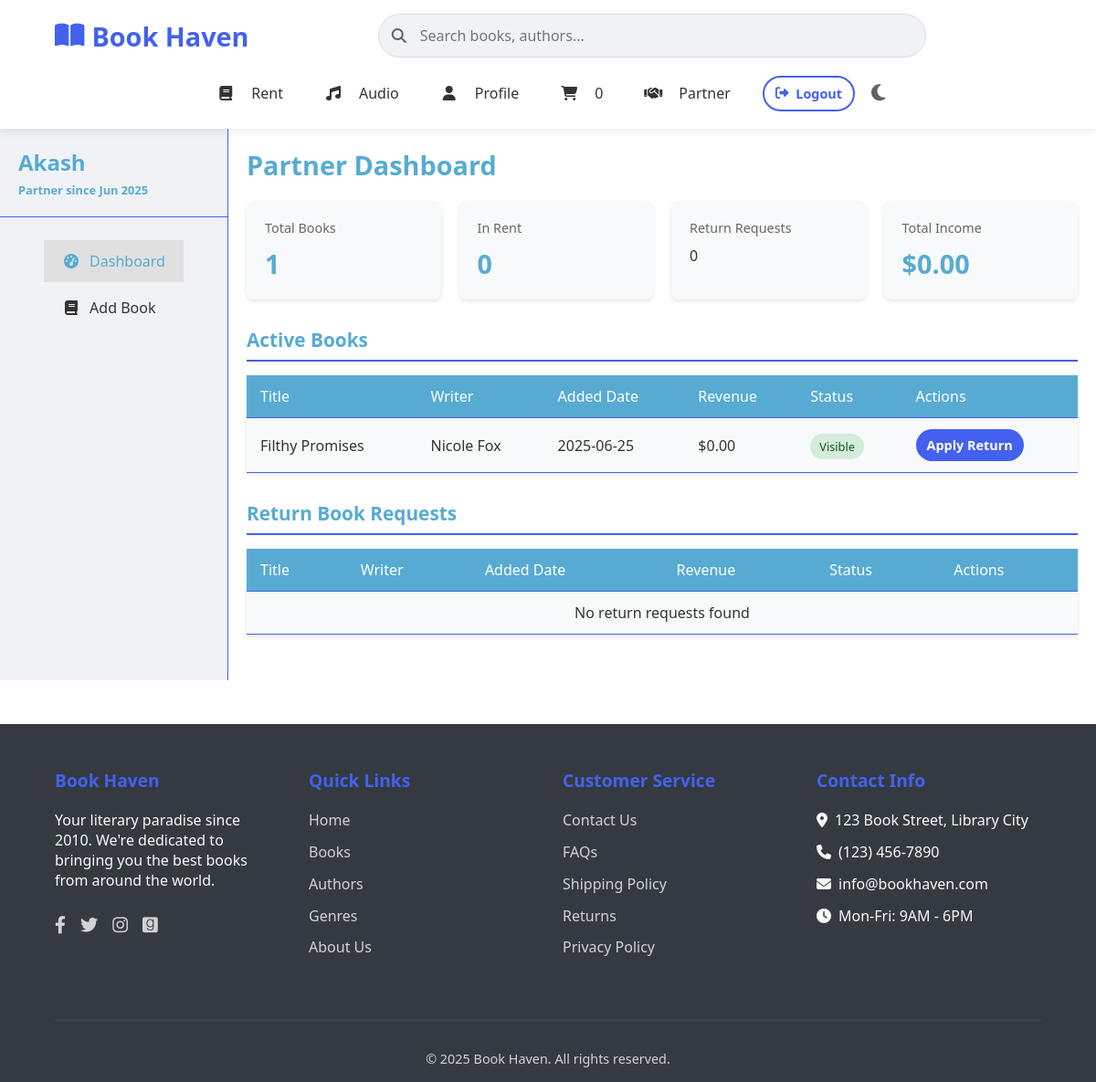
The page /php/partner_dashboard.php (signed in) on the database its author committed.
### tables this page shows
CREATE TABLE `partners` (
  `partner_id` int(11) NOT NULL,
  `user_id` int(11) NOT NULL,
  `status` enum('pending','approved','suspended') DEFAULT 'pending',
  `income` int(11) DEFAULT NULL,
  `joined_at` datetime DEFAULT current_timestamp()
);

CREATE TABLE `users` (
  `user_id` int(11) NOT NULL,
  `username` varchar(50) NOT NULL,
  `email` varchar(100) NOT NULL,
  `pass` varchar(255) NOT NULL,
  `user_profile` varchar(255) DEFAULT NULL,
  `create_time` datetime DEFAULT current_timestamp(),
  `update_time` datetime DEFAULT current_timestamp() ON UPDATE current_timestamp(),
  `email_verified` tinyint(1) DEFAULT 0,
  `two_step_verification` tinyint(1) DEFAULT 0,
  `last_login` datetime DEFAULT NULL,
  `login_count` int(11) DEFAULT 0
);

CREATE TABLE `partner_books` (
  `id` int(11) NOT NULL,
  `partner_id` int(11) NOT NULL,
  `rent_book_id` int(11) NOT NULL,
  `added_at` datetime DEFAULT current_timestamp(),
  `revenue` int(11) DEFAULT NULL,
  `status` enum('pending','visible','on rent','return apply','return') NOT NULL DEFAULT 'pending',
  `retuen_date` date DEFAULT NULL
);

CREATE TABLE `rent_books` (
  `rent_book_id` int(11) NOT NULL,
  `title` varchar(255) NOT NULL,
  `writer` varchar(255) NOT NULL,
  `genre` varchar(255) NOT NULL,
  `language` varchar(100) DEFAULT NULL,
  `poster_url` varchar(255) DEFAULT NULL,
  `description` text DEFAULT NULL,
  `created_at` datetime DEFAULT current_timestamp(),
  `updated_at` datetime DEFAULT current_timestamp() ON UPDATE current_timestamp()
);

### php/partner_dashboard.php (the view, shortened to what this page needs)
<?php
require_once('../db_connection.php');
$session_user_id = $_SESSION['user_id'];
$partner_query = "
    SELECT p.partner_id, p.user_id, p.status, p.income, p.joined_at, u.username
    FROM partners p
    JOIN users u ON p.user_id = u.user_id
    WHERE p.user_id = ?
";
$stmt = $conn->prepare($partner_query);
$stmt->bind_param("i", $session_user_id);
$stmt->execute();
$partner_result = $stmt->get_result();
$partner = $partner_result->fetch_assoc();
    ?>
    <?php
$partner_id = $partner['partner_id'];
$active_books_query = "
    SELECT pb.id, pb.revenue, pb.status, pb.added_at,
           rb.title, rb.writer, rb.genre
    FROM partner_books pb
    JOIN rent_books rb ON pb.rent_book_id = rb.rent_book_id
    WHERE pb.partner_id = ? AND pb.status IN ('visible', 'on rent', 'pending')
";
$stmt = $conn->prepare($active_books_query);
$stmt->bind_param("i", $partner_id);
$stmt->execute();
$active_books = $stmt->get_result()->fetch_all(MYSQLI_ASSOC);
$return_books_query = "
    SELECT pb.id, pb.revenue, pb.status, pb.added_at,
           rb.title, rb.writer, rb.genre
    FROM partner_books pb
    JOIN rent_books rb ON pb.rent_book_id = rb.rent_book_id
    WHERE pb.partner_id = ? AND pb.status IN ('return apply', 'return')
";
$stmt = $conn->prepare($return_books_query);
$stmt->bind_param("i", $partner_id);
$stmt->execute();
$return_books = $stmt->get_result()->fetch_all(MYSQLI_ASSOC);
$total_books    = count($active_books) + count($return_books);
$in_rent        = 0;
$return_requests = 0;
$total_income   = 0;
?>
<!DOCTYPE html>
<html lang="en">
<head>
    <link rel="stylesheet" href="https://cdnjs.cloudflare.com/ajax/libs/font-awesome/6.0.0-beta3/css/all.min.css">
</head>
<body>
<?php include_once("../header.php"); ?>
<main>
    <aside>
        <div class="nav-logo">
            <?php echo htmlspecialchars($partner['username']); ?>
            <div style="font-size: 0.8rem; margin-top: 5px;">
                Partner since <?php echo date('M Y', strtotime($partner['joined_at'])); ?>
            </div>
        </div>
        <nav>
            <ul>
                <li><a href="#" class="active"><i class="fas fa-tachometer-alt"></i> Dashboard</a></li>
                <li><a href="partner_add_books.php"><i class="fas fa-book"></i> Add Book</a></li>
            </ul>
        </nav>
    </aside>
    <div class="main-content">
        <div class="dashboard-header">
            <h1 class="dashboard-title">Partner Dashboard</h1>
        </div>
        <div class="stats-container">
            <div class="stat-card">
                <div class="stat-title">Total Books</div>
                <div class="stat-value"><?php echo $total_books; ?></div>
            </div>
            <div class="stat-card">
                <div class="stat-title">In Rent</div>
                <div class="stat-value"><?php echo $in_rent; ?></div>
            </div>
            <div class="stat-card">
                <div class="stat-title">Return Requests</div>
                <div class="stat-value\ ?>"><?php echo $return_requests; ?></div>
            </div>
            <div class="stat-card">
                <div class="stat-title">Total Income</div>
                <div class="stat-value">$<?php echo number_format($total_income, 2); ?></div>
            </div>
        </div>
        <h2 class="section-title">Active Books</h2>
        <table>
            <thead>
                <tr>
                    <th>Title</th><th>Writer</th><th>Added Date</th><th>Revenue</th><th>Status</th><th>Actions</th>
                </tr>
            </thead>
            <tbody>
                <?php if ($active_books): ?>
                    <?php foreach ($active_books as $book): ?>
                        <tr>
                            <td><?php echo htmlspecialchars($book['title']); ?></td>
                            <td><?php echo htmlspecialchars($book['writer']); ?></td>
                            <td><?php echo date('Y-m-d', strtotime($book['added_at'])); ?></td>
                            <td>$<?php echo number_format($book['revenue'] ?? 0, 2); ?></td>
                            <td>
                                <?php
                                $class = '';
                                switch ($book['status']) {
                                    case 'visible': $class = 'status-available'; break;
                                }
                                ?>
                                <span class="status <?php echo $class; ?>"><?php echo ucfirst($book['status']); ?></span>
                            </td>
                            <td>
                                <button type="button" class="btn btn-primary btn-sm" onclick="handleApplyReturn(<?php echo $book['id']; ?>, '<?php echo $book['status']; ?>')">Apply Return</button>
                            </td>
                        </tr>
                    <?php endforeach; ?>
                <?php else: ?>
                    <tr><td colspan="6" style="text-align:center;">No active books found</td></tr>
                <?php endif; ?>
            </tbody>
        </table>
        <h2 class="section-title">Return Book Requests</h2>
        <table>
            <thead>
                <tr>
                    <th>Title</th><th>Writer</th><th>Added Date</th><th>Revenue</th><th>Status</th><th>Actions</th>
                </tr>
            </thead>
            <tbody>
                <?php if ($return_books): ?>
                    <?php foreach ($return_books as $book): ?>
                        <tr>
                            <td><?php echo htmlspecialchars($book['title']); ?></td>
                            <td><?php echo htmlspecialchars($book['writer']); ?></td>
                            <td><?php echo date('Y-m-d', strtotime($book['added_at'])); ?></td>
                            <td>$<?php echo number_format($book['revenue'] ?? 0, 2); ?></td>
                            <td><span class="status status-return"><?php echo ucfirst(str_replace('_', ' ', $book['status'])); ?></span></td>
                            <td>
                                <form method="POST" style="display:inline;">
                                    <input type="hidden" name="book_id" value="<?php echo $book['id']; ?>">
                                    <button type="submit" name="delete_return" class="btn btn-danger btn-sm">Delete</button>
                                </form>
                            </td>
                        </tr>
                    <?php endforeach; ?>
                <?php else: ?>
                    <tr><td colspan="6" style="text-align:center;">No return requests found</td></tr>
                <?php endif; ?>
            </tbody>
        </table>
    </div>
</main>
<?php include_once("../footer.php"); ?>
</body>
</html>

### php/partner_dashboard.php (style rules this page uses)
:root { --primary-color: #57abd2; --secondary-color: #f8f5fc; --accent-color: rgb(223, 219, 227); --text-color: #333; --light-purple: #e6d9f2; --dark-text: #212529; --light-text: #f8f9fa; --card-bg: #f8f9fa; --aside-bg: #f0f2f5; --nav-hover: #e0e0e0; --column-hover: #cee9ea; }
* { margin: 0; padding: 0; box-sizing: border-box; font-family: 'Segoe UI', Tahoma, Geneva, Verdana, sans-serif; }
body { display: flex; flex-direction: column; min-height: 100vh; background-color: var(--secondary-color); color: var(--text-color); }
main { display: flex; flex: 1; }
aside { width: 250px; background-color: var(--aside-bg); padding: 20px 0; border-right: 1px solid var(--accent-color); }
.nav-logo { padding: 0 20px 20px; font-size: 1.5rem; font-weight: bold; color: var(--primary-color); border-bottom: 1px solid var(--accent-color); margin-bottom: 20px; }
nav ul { list-style: none; }
nav ul li { margin: 5px 0; }
nav ul li a { display: flex; align-items: center; padding: 12px 20px; text-decoration: none; color: var(--text-color); transition: all 0.3s; }
nav ul li a i { margin-right: 10px; width: 20px; text-align: center; }
nav ul li a:hover, nav ul li a.active { background-color: var(--nav-hover); color: var(--primary-color); }
.main-content { flex: 1; padding: 20px; overflow-y: auto; }
.dashboard-header { display: flex; justify-content: space-between; align-items: center; margin-bottom: 20px; }
.dashboard-title { font-size: 1.8rem; color: var(--primary-color); }
.stats-container { display: grid; grid-template-columns: repeat(auto-fit, minmax(200px, 1fr)); gap: 20px; margin-bottom: 30px; }
.stat-card { background-color: var(--card-bg); border-radius: 8px; padding: 20px; box-shadow: 0 2px 5px rgba(0,0,0,0.1); transition: transform 0.3s; }
.stat-title { font-size: 0.9rem; color: #666; margin-bottom: 10px; }
.stat-value { font-size: 1.8rem; font-weight: bold; color: var(--primary-color); }
.section-title { font-size: 1.3rem; margin: 25px 0 15px; color: var(--primary-color); padding-bottom: 8px; border-bottom: 2px solid var(--accent-color); }
table { width: 100%; border-collapse: collapse; margin-bottom: 30px; background-color: var(--card-bg); box-shadow: 0 2px 5px rgba(0,0,0,0.1); }
th, td { padding: 12px 15px; text-align: left; border-bottom: 1px solid var(--accent-color); }
th { background-color: var(--primary-color); color: white; font-weight: 500; }
.status { padding: 5px 10px; border-radius: 20px; font-size: 0.8rem; font-weight: 500; }
.status-available { background-color: #d4edda; color: #155724; }
.btn { padding: 6px 12px; border: none; border-radius: 4px; cursor: pointer; font-size: 0.85rem; transition: all 0.3s; }
.btn-primary { background-color: var(--primary-color); color: white; }
.btn-sm { padding: 4px 8px; font-size: 0.75rem; }

### header.php (style rules this page uses)
:root { --bg-color: #ffffff; --text-color: #333333; --accent-color: #4361ee; --search-bg: #f0f2f5; --border-color: #dddddd; --icon-color: #5f6368; --shadow: 0 2px 10px rgba(0, 0, 0, 0.1); }
* { margin: 0; padding: 0; box-sizing: border-box; transition: background 0.3s, color 0.3s; }
body { font-family: "Segoe UI", Tahoma, Geneva, Verdana, sans-serif; background-color: var(--bg-color); color: var(--text-color); }
nav { display: flex; align-items: center; justify-content: center; gap: 10px; margin: 0 auto; }
.btn { padding: 8px 12px; border-radius: 30px; border: none; cursor: pointer; font-weight: 600; display: flex; align-items: center; gap: 8px; font-size: 0.9rem; }
.btn-primary { background-color: var(--accent-color); color: white; }

### rows shown on the page
partners: user.username "Akash", joined_at "Jun 2025"
partner_books: rent_book.title "Filthy Promises", rent_book.writer "Nicole Fox", added_at "2025-06-25", revenue "0.00", status "Visible"

### other values the page prints
$cart_count "0"
$total_books "1"
$in_rent "0"
$return_requests "0"
$total_income "0.00"
